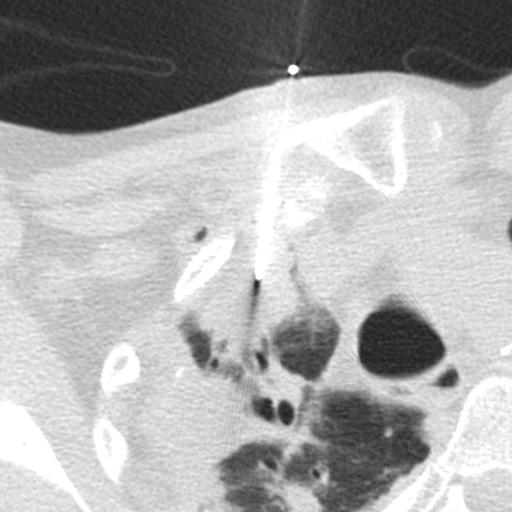
#> input picture train/yes/10307.jpg, 512 x 512 px; its folder holds only this picture in this run
$ jupyter execute --allow-errors book_lung-preprocessing.ipynb
#> lines starting #> are read from the running program, lines starting #| are printed output that depends on the picture; after the words box and inside, x2 and y2 are one past the last pixel; in counts of white or black regions, pixels touching at a corner belong together
[cell 1]
'''
import necessary packages
'''

## lung segmentation function
import numpy as np
#import pydicom
import os
import sys
import glob
import numpy as np
from skimage.segmentation import clear_border
from scipy import ndimage
from skimage.morphology import ball, disk, dilation, binary_erosion, remove_small_objects, erosion, closing, reconstruction, binary_closing
from skimage.measure import label, regionprops, perimeter
from skimage.morphology import binary_dilation, binary_opening
from skimage.filters import roberts, sobel
from skimage.filters import threshold_otsu
import itertools
from skimage.io import imshow

## image manipulation, plotting, saving
import os
import re
from skimage import io, color
from skimage.color import rgb2gray
from skimage.io import imsave
from skimage.transform import rescale, resize, downscale_local_mean
import matplotlib.pyplot as plt

[cell 2]
'''
define lung segmentation function
'''

def segment_lungs(im):
    """
    Using a 2D image as input (in the form of an array), this function will generate a binary mask and an output image that both only show the lungs.
    """
    ##### BINARIZE IMAGE
    # first anything <0 (as some images are negative)
    im_b = np.where(im<0, 0, im)
    #then based on otsu thresholding
    thresh = threshold_otsu(im_b)
    binary = im_b > thresh

    #invert the image to make the lungs the ROIs
    binary = np.invert(binary)

    ##### GENERATE BORDER OF THE BINARIES
    cleared = clear_border(binary)

    ##### LABEL DISTINCT BODIES IN IMAGE
    label_image = label(cleared)

    ##### KEEP TWO LARGEST AREAS
    areas = [r.area for r in regionprops(label_image)]
    areas.sort()
    if len(areas) > 2:
        for region in regionprops(label_image):
            if region.area < areas[-2]:
                for coordinates in region.coords:
                       label_image[coordinates[0], coordinates[1]] = 0
    binary = label_image > 0

    ##### EROSION TO GET RID OF ARTIFACTS
#    selem = disk(4)
#    binary = binary_erosion(binary, selem)

    ##### DILATION TO BRING BACK LUNG INFORMATION
    selem = disk(4)
    binary = binary_dilation(binary, selem)

    ##### FILL SMALL HOLES
    edges = sobel(binary)
    binary = ndimage.binary_fill_holes(edges)

    return binary

[cell 3]
'''
import images from directory, convert to grayscale, append to list
'''

dir_name = 'data/train/yes'
images = []

for root, dirnames, filenames in os.walk(dir_name):
    for filename in filenames:
        if re.search("\.(jpg|jpeg|png|bmp|tiff)$", filename):
            filepath = os.path.join(root, filename)
            image = io.imread(fname=filepath)
#> image is the input picture: shape (512, 512); min 30, max 255, mean 171.4
            image_gray = rgb2gray(image)
            images.append(image_gray)

[cell 4]
'''
loop lung segmentation over all images
establish array of lung segmentation masks
'''

img_masks = []

for i in range(len(images)):
    img = images[i]
    img_mask = segment_lungs(img)
    img_masks.append(img_mask)
#> this loop made 1 pass
#> thresh in segment_lungs on pass 1: 139
#> pass 1, in segment_lungs, `binary = im_b > thresh`:
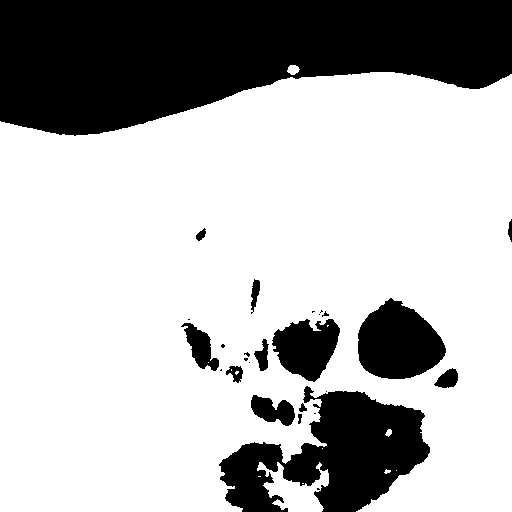
#> binary: shape (512, 512) bool; 71.1% white; 27 black regions (13 under 20 px), largest, box (x1, y1, x2, y2) and area: (0, 0, 512, 136) 50646, (219, 386, 430, 512) 14364, (358, 298, 446, 379) 5064
#> pass 1, in segment_lungs, `cleared = clear_border(binary)`:
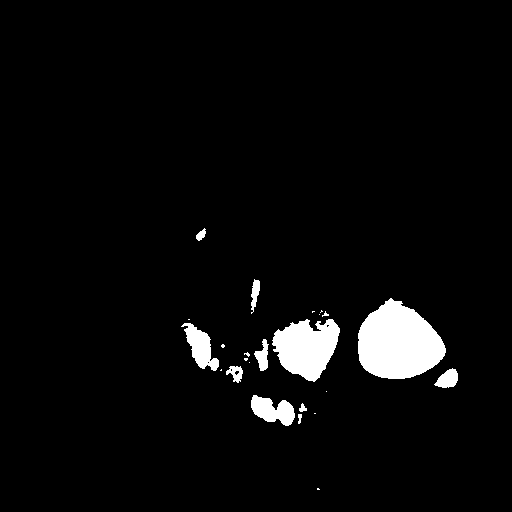
#> cleared: shape (512, 512) bool; 4.1% white; 24 white regions (13 under 20 px), largest, box (x1, y1, x2, y2) and area: (358, 298, 446, 379) 5064, (272, 319, 340, 382) 2857, (181, 323, 219, 371) 857
#> pass 1, in segment_lungs, `label_image = label(cleared)`:
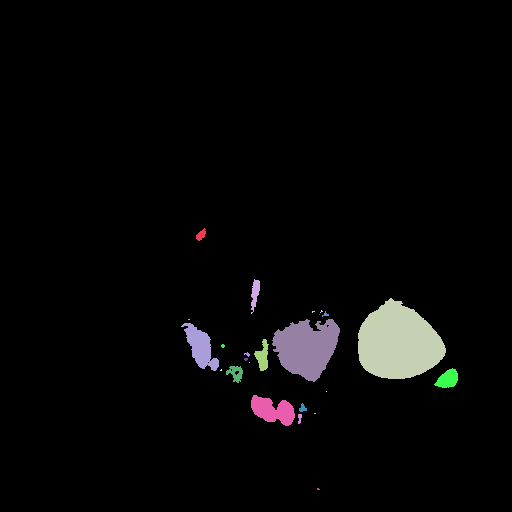
#> label_image: shape (512, 512) int32; 25 distinct labels, from 0 to 24; one colour per label, 0 black
#> after the loop, img_masks = 1 item

$ run again, on train/yes/1358.jpg
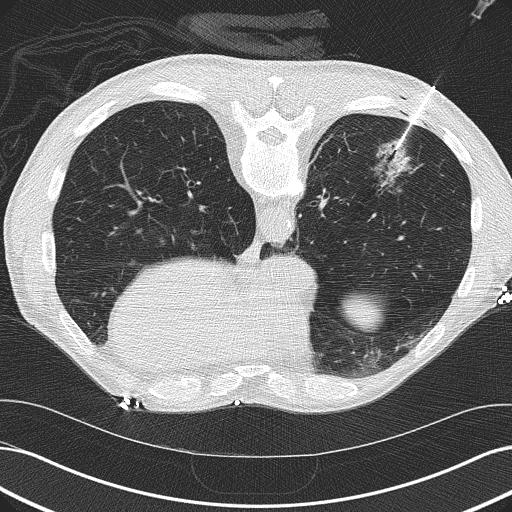
#> input picture train/yes/1358.jpg, 512 x 512 px
#> image is the input picture: shape (512, 512); min 11, max 255, mean 110.8
#> the loop `for i in range(len(images)):` made 1 pass
#> thresh in segment_lungs on pass 1: 136
#> pass 1, in segment_lungs, `binary = im_b > thresh`:
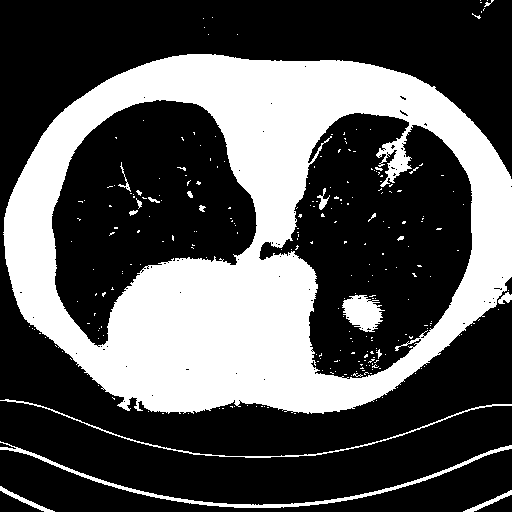
#> binary: shape (512, 512) bool; 33.4% white; 258 white regions (239 under 20 px), largest, box (x1, y1, x2, y2) and area: (3, 54, 512, 414) 81996, (0, 441, 512, 508) 1901, (342, 295, 385, 332) 1022
#> pass 1, in segment_lungs, `label_image = label(cleared)`:
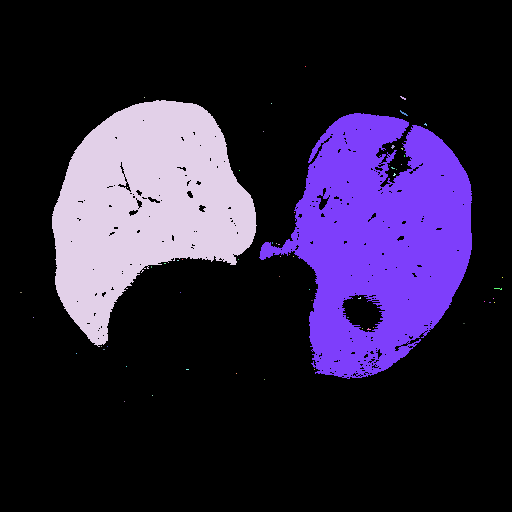
#> label_image: shape (512, 512) int32; 61 distinct labels, from 0 to 60; one colour per label, 0 black
#> after the loop `for i in range(len(images)):`: img_masks = 1 item

$ run again, on train/yes/15794.jpg
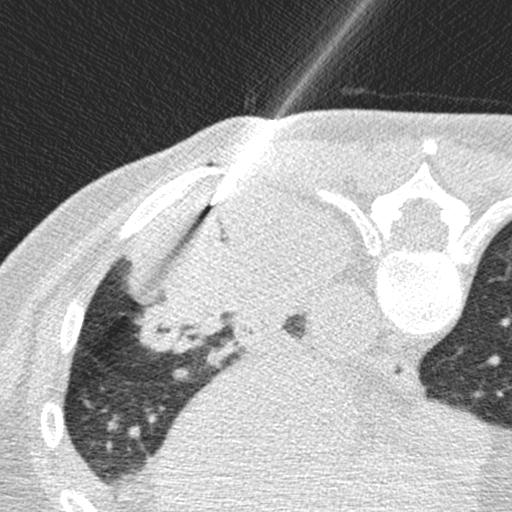
#> input picture train/yes/15794.jpg, 512 x 512 px
#> image is the input picture: shape (512, 512); min 25, max 255, mean 155.5
#> the loop `for i in range(len(images)):` made 1 pass
#> thresh in segment_lungs on pass 1: 137
#> pass 1, in segment_lungs, `binary = im_b > thresh`:
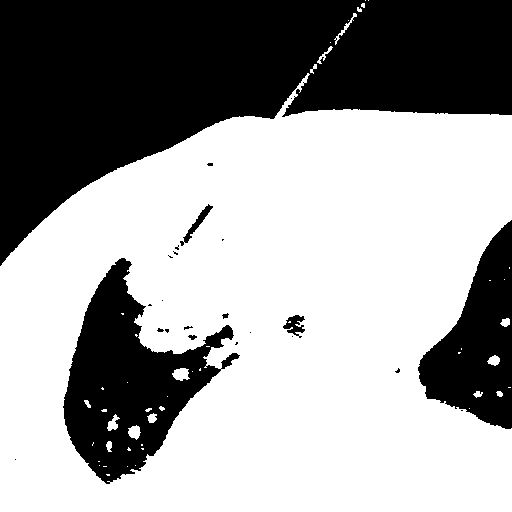
#> binary: shape (512, 512) bool; 61.4% white; 24 black regions (17 under 20 px), largest, box (x1, y1, x2, y2) and area: (0, 0, 512, 266) 72374, (63, 258, 240, 484) 17434, (418, 220, 512, 429) 10695
#> pass 1, in segment_lungs, `label_image = label(cleared)`:
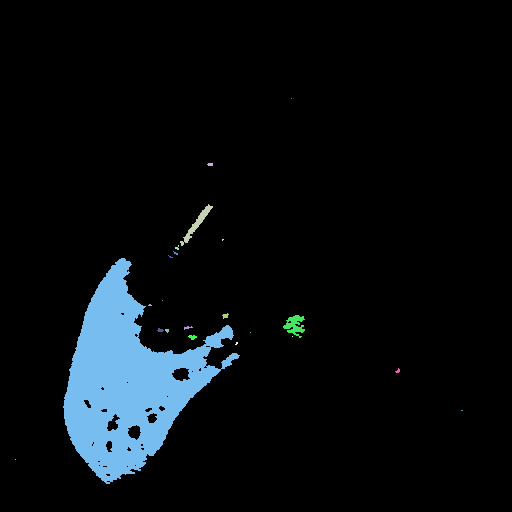
#> label_image: shape (512, 512) int32; 23 distinct labels, from 0 to 22; one colour per label, 0 black
#> after the loop `for i in range(len(images)):`: img_masks = 1 item

$ run again, on train/yes/17051.jpg
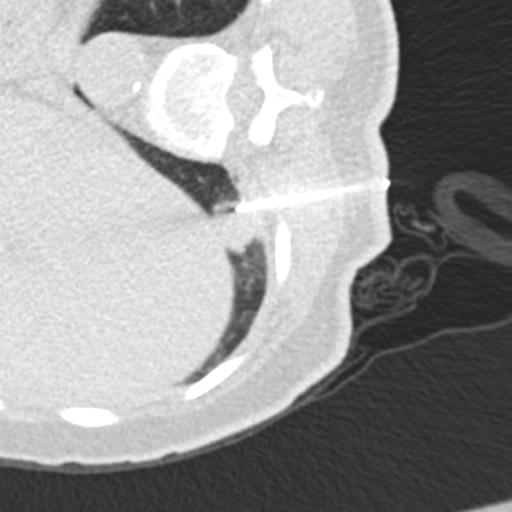
#> input picture train/yes/17051.jpg, 512 x 512 px
#> image is the input picture: shape (512, 512); min 34, max 255, mean 151.1
#> the loop `for i in range(len(images)):` made 1 pass
#> thresh in segment_lungs on pass 1: 137
#> pass 1, in segment_lungs, `binary = im_b > thresh`:
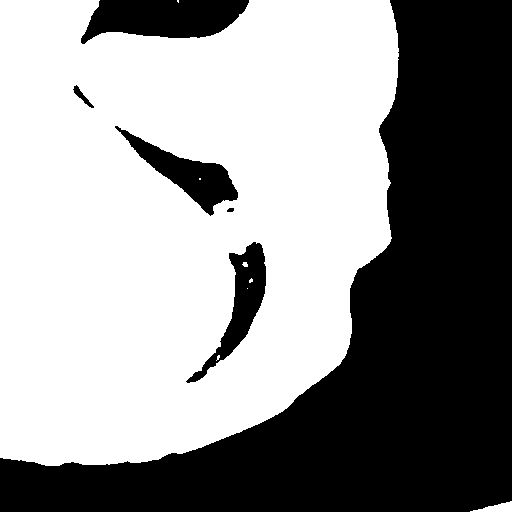
#> binary: shape (512, 512) bool; 58.3% white; 6 black regions, box (x1, y1, x2, y2) and area: (0, 0, 512, 512) 97552, (81, 0, 249, 44) 5177, (115, 126, 238, 216) 3281, (186, 242, 266, 383) 3122, (73, 85, 94, 108) 132, (227, 208, 234, 212) 24
#> pass 1, in segment_lungs, `label_image = label(cleared)`:
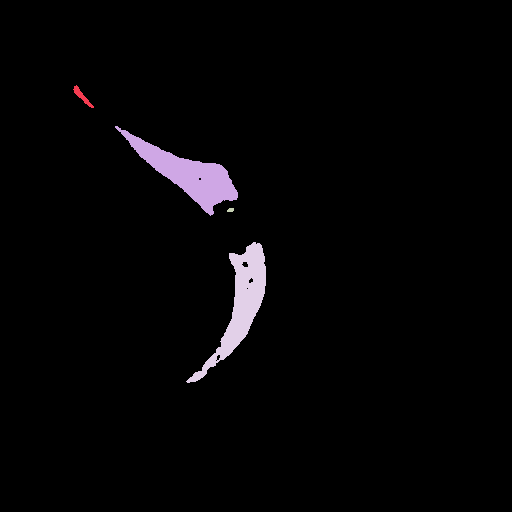
#> label_image: shape (512, 512) int32; 5 distinct labels, from 0 to 4; one colour per label, 0 black
#> after the loop `for i in range(len(images)):`: img_masks = 1 item

$ run again, on train/yes/10485.jpg
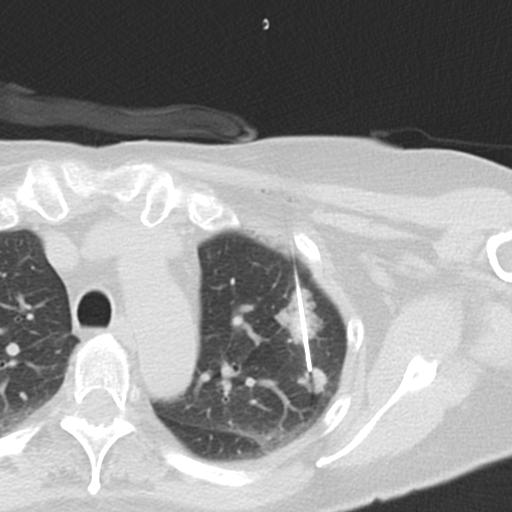
#> input picture train/yes/10485.jpg, 512 x 512 px
#> image is the input picture: shape (512, 512); min 31, max 255, mean 145.5
#> the loop `for i in range(len(images)):` made 1 pass
#> thresh in segment_lungs on pass 1: 135
#> pass 1, in segment_lungs, `binary = im_b > thresh`:
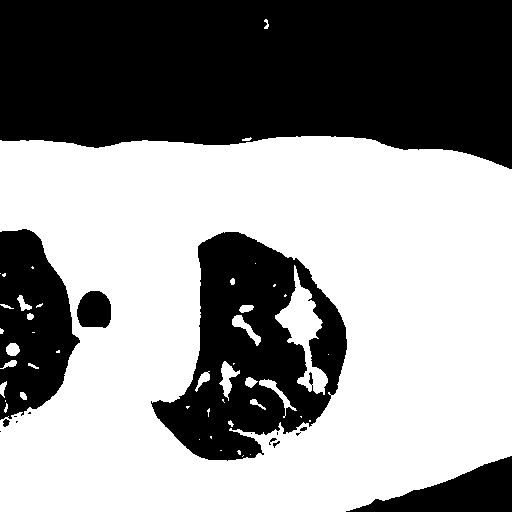
#> binary: shape (512, 512) bool; 56.6% white; 16 black regions (7 under 20 px), largest, box (x1, y1, x2, y2) and area: (0, 0, 512, 169) 73759, (151, 232, 347, 461) 23939, (0, 229, 80, 420) 10400
#> pass 1, in segment_lungs, `label_image = label(cleared)`:
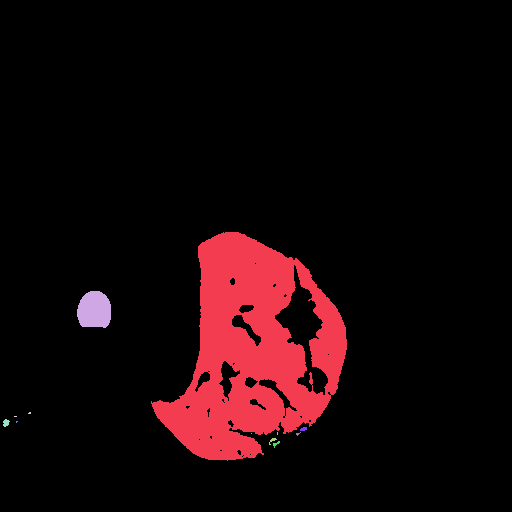
#> label_image: shape (512, 512) int32; 13 distinct labels, from 0 to 12; one colour per label, 0 black
#> after the loop `for i in range(len(images)):`: img_masks = 1 item
